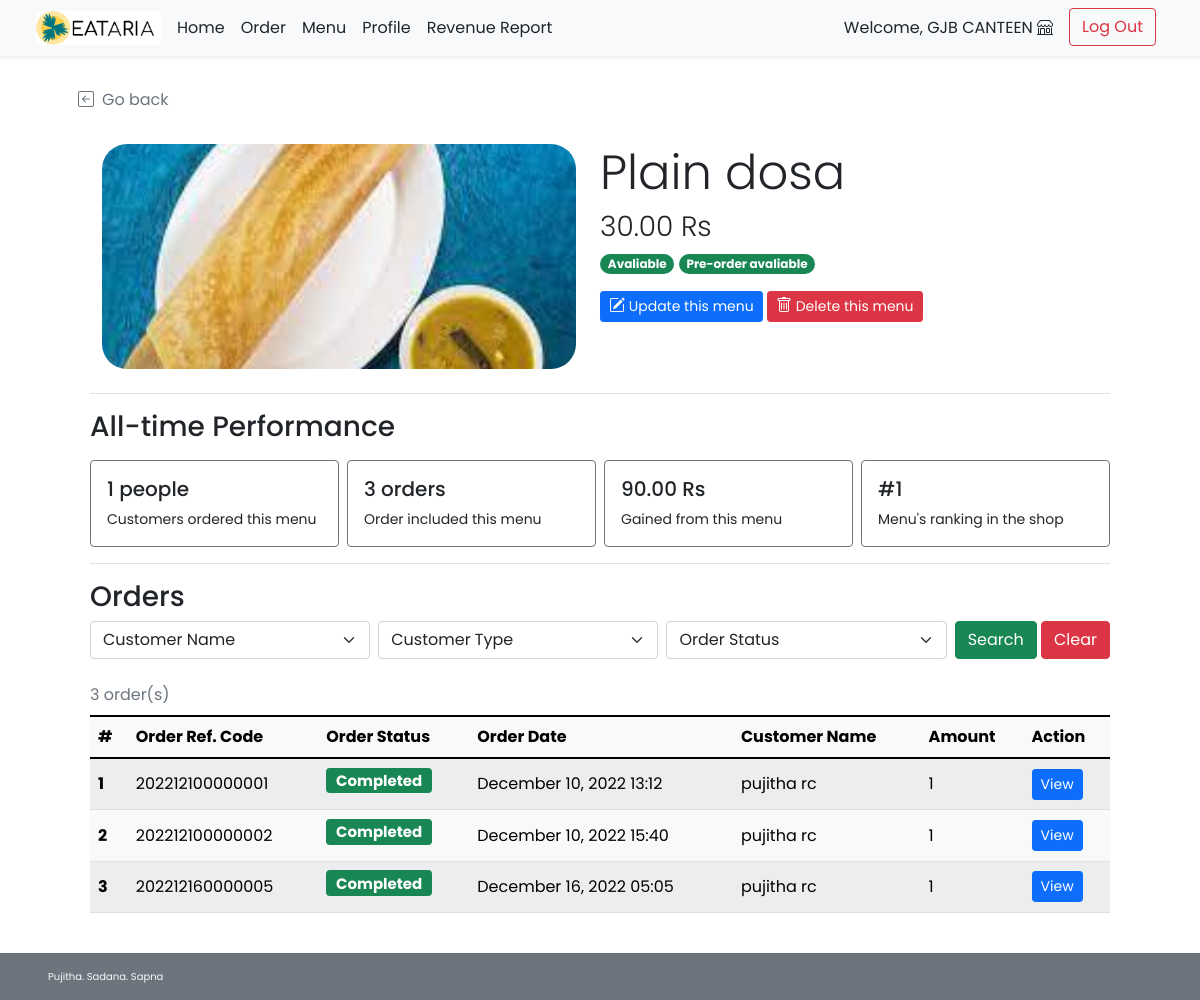
/shop/shop_menu_detail.php?f_id=2 (signed in), run on an earlier commit of the app's database.
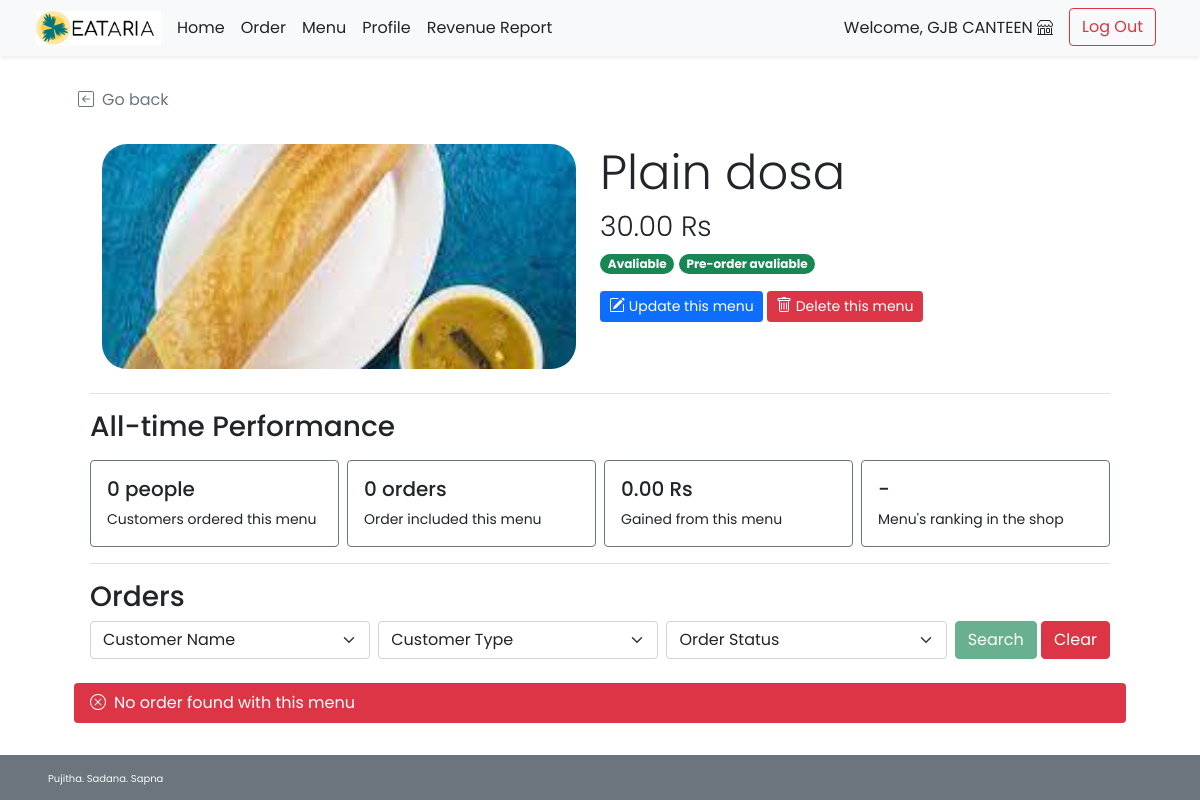
And on a later commit of the database.
### tables this page shows
CREATE TABLE `food` (
  `f_id` int(11) NOT NULL,
  `s_id` int(11) NOT NULL,
  `f_name` varchar(100) NOT NULL,
  `f_price` decimal(6,2) NOT NULL,
  `f_todayavail` tinyint(4) NOT NULL DEFAULT 1 COMMENT 'Food is available to order or not\r\n',
  `f_preorderavail` tinyint(4) NOT NULL DEFAULT 1,
  `f_pic` text DEFAULT NULL
);

CREATE TABLE `order_header` (
  `orh_id` int(11) NOT NULL,
  `orh_refcode` varchar(15) DEFAULT NULL,
  `c_id` int(11) NOT NULL,
  `s_id` int(11) NOT NULL,
  `orh_ordertime` timestamp NOT NULL DEFAULT current_timestamp(),
  `orh_pickuptime` datetime NOT NULL,
  `orh_orderstatus` varchar(10) NOT NULL,
  `orh_finishedtime` datetime DEFAULT NULL
);

CREATE TABLE `customer` (
  `c_id` int(11) NOT NULL,
  `c_username` varchar(45) NOT NULL,
  `c_pwd` varchar(45) NOT NULL,
  `c_firstname` varchar(45) NOT NULL,
  `c_lastname` varchar(45) NOT NULL,
  `c_email` varchar(45) NOT NULL,
  `c_gender` varchar(1) NOT NULL COMMENT 'M for male, F for female',
  `c_type` varchar(3) NOT NULL COMMENT 'STD for student\r\nINS for instructor\r\nSTF for staff\r\nGUE for guest\r\nADM for admin\r\nOTH for others'
);

CREATE TABLE `order_detail` (
  `ord_id` int(11) NOT NULL,
  `orh_id` int(11) NOT NULL,
  `f_id` int(11) NOT NULL,
  `ord_amount` int(11) NOT NULL,
  `ord_buyprice` decimal(6,2) NOT NULL COMMENT 'To keep the snapshot menu cost at the time of the purchase',
  `ord_note` text DEFAULT NULL
);

### shop/shop_menu_detail.php (the view, shortened to what the rows shown need)
<!DOCTYPE html>
<html lang="en">
<head>
    <?php
        include("../conn_db.php");
        include('../head.php');
        $s_id = $_SESSION["sid"];
    ?>
    <link href="../css/main.css" rel="stylesheet">
    <link href="../css/menu.css" rel="stylesheet">
</head>
<body class="d-flex flex-column h-100">
    <?php
        $f_id = $_GET["f_id"];
        $query = "SELECT f.f_name,f.f_price,f.f_todayavail,f.f_preorderavail,f.f_pic FROM food f WHERE f.f_id = $f_id LIMIT 0,1;";
        $result = $mysqli -> query($query);
        $food_row = $result -> fetch_array();
    ?>
    <div class="container px-5 py-4" id="shop-body">
        <div class="container row row-cols-6 row-cols-md-12 g-5 pt-4 mb-4" id="shop-header">
            <div class="rounded-25 col-6" id="shop-img" style="
                    background: url(
                        <?php
                            if(is_null($food_row["f_pic"])){echo "'../img/default.png'";}
                            else{echo "'../img/{$food_row['f_pic']}'";}
                        ?>
                    ) center; height: 225px;
                    background-size: cover; background-repeat: no-repeat;
                    background-position: center;">
            </div>
            <div class="col-6">
                <h1 class="display-5 strong"><?php echo $food_row["f_name"];?></h1>
                <h3 class="fw-light"><?php echo $food_row["f_price"]?> Rs</h3>
                <ul class="list-unstyled">
                    <li class="my-2">
                    </li>
                </ul>
        <a class="btn btn-sm btn-primary mt-2 mt-md-0" href="shop_menu_edit.php?f_id=<?php echo $f_id?>">
            Update this menu
        </a>
        <a class="btn btn-sm btn-danger mt-2 mt-md-0" href="shop_menu_delete.php?f_id=<?php echo $f_id?>">
            Delete this menu
        </a>
            </div>
        </div>
        <div class="container">
            <div class="row row-cols-2 row-cols-md-4 mb-3 g-2">
                <div class="col">
                    <div class="card border-secondary">
                        <div class="card-body">
                            <h5 class="card-title"><?php
                                    $rank_query = "SELECT f.f_id,RANK() OVER (ORDER BY SUM(ord.ord_buyprice*ord.ord_amount) DESC) AS rnk FROM food f
                                    INNER JOIN order_detail ord ON f.f_id = ord.f_id WHERE f.s_id = {$s_id} GROUP BY f.f_id;";
                                    $rank_result = $mysqli -> query($rank_query);
                                    $exists = 0;
                                    while ($row_rank = $rank_result -> fetch_array()){
                                        if($row_rank["f_id"]==$_GET["f_id"]){
                                            echo "#".$row_rank["rnk"];
                                            $exists = 1;
                                            break;
                                        }
                                    }if($exists==0){echo "-";}
                                ?></h5>
                            <p class="card-text small">Menu's ranking in the shop</p>
                        </div>
                    </div>
                </div>
            </div>
        </div>
        <?php
            if(isset($_GET["search"])){
                if($_GET["c_id"]!=''){ $cid_clause = " AND orh.c_id = '{$_GET['c_id']}';"; }else{ $cid_clause = ";";}
                $query = "SELECT orh.orh_id,orh.orh_refcode,orh.orh_ordertime,c.c_firstname,c.c_lastname,orh.orh_orderstatus,ord.ord_amount
                FROM order_header orh INNER JOIN order_detail ord ON orh.orh_id = ord.orh_id INNER JOIN customer c ON orh.c_id = c.c_id
                WHERE ord.f_id = {$f_id} AND c.c_type LIKE '%{$_GET['ut']}%' AND orh.orh_orderstatus LIKE '%{$_GET['os']}%'".$cid_clause;
            }else{
                $query = "SELECT orh.orh_id,orh.orh_refcode,orh.orh_ordertime,c.c_firstname,c.c_lastname,orh.orh_orderstatus,ord.ord_amount
                FROM order_header orh INNER JOIN order_detail ord ON orh.orh_id = ord.orh_id
                INNER JOIN customer c ON orh.c_id = c.c_id WHERE ord.f_id = {$f_id};";
            }
            $result = $mysqli -> query($query);
            $numrow = $result -> num_rows;
            if($numrow > 0){
        ?>
        <div class="container align-items-stretch">
            <div class="table-responsive">
            <table class="table rounded-5 table-light table-striped table-hover align-middle caption-top mb-3">
                <caption><?php echo $numrow;?> order(s) <?php if(isset($_GET["search"])){?><br /><a
                        Result</a><?php } ?></caption>
                <thead class="bg-light">
                    <tr>
                        <th scope="col">#</th>
                        <th scope="col">Order Ref. Code</th>
                        <th scope="col">Order Status</th>
                        <th scope="col">Order Date</th>
                        <th scope="col">Customer Name</th>
                        <th scope="col">Amount</th>
                        <th scope="col">Action</th>
                    </tr>
                </thead>
                <tbody>
                    <?php $i=1; while($row = $result -> fetch_array()){ ?>
                    <tr>
                        <th><?php echo $i++;?></th>
                        <td><?php echo $row["orh_refcode"];?></td>
                        <td>
                            <?php if($row["orh_orderstatus"]=="ACPT"){ ?>
                                <h5><span class="fw-bold badge bg-info text-dark">Accepted</span></h5>
                            <?php }else if($row["orh_orderstatus"]=="PREP"){ ?>
                                <h5><span class="fw-bold badge bg-warning text-dark">Preparing</span></h5>
                            <?php }else if($row["orh_orderstatus"]=="RDPK"){ ?>
                                <h5><span class="fw-bold badge bg-primary text-white">Ready to pick up</span></h5>
                            <?php }else if($row["orh_orderstatus"]=="FNSH"){?>
                                <h5><span class="fw-bold badge bg-success text-white">Completed</span></h5>
                            <?php } ?>
                        </td>
                        <td><?php
                        $order_time = (new Datetime($row["orh_ordertime"])) -> format("F j, Y H:i");
                        echo $order_time;
                        ?></td>
                        <td><?php echo $row["c_firstname"]." ".$row["c_lastname"];?></td>
                        <td><?php echo $row["ord_amount"];?></td>
                        <td><a href="shop_order_detail.php?orh_id=<?php echo $row["orh_id"]?>" class="btn btn-sm btn-primary">View</a></td>
                    </tr>
                    <?php } ?>
                </tbody>
            </table>
        </div>
        </div>
        <?php } ?>
    </div>
</body>
</html>

What changed in the data, as far as the page shows it:
removed order_header: orh_refcode "202212100000001", orh_orderstatus "Completed", orh_ordertime "December 10, 2022 13:12", c.c_firstname "pujitha", c.c_lastname "rc", order_detail.ord_amount "1"
removed order_header: orh_refcode "202212100000002", orh_orderstatus "Completed", orh_ordertime "December 10, 2022 15:40", c.c_firstname "pujitha", c.c_lastname "rc", order_detail.ord_amount "1"
removed order_header: orh_refcode "202212160000005", orh_orderstatus "Completed", orh_ordertime "December 16, 2022 05:05", c.c_firstname "pujitha", c.c_lastname "rc", order_detail.ord_amount "1"
Also different on the page:
$count_result["cnt"]: "1" → "0"
$count_result["cnt"]: "3" → "0"
$count_result["prf"]: "90.00" → (not shown)
$numrow: "3" → (not shown)
text no longer shown: "order(s) # Order Ref. Code Order Status Order Date Customer Name Amount Action"
text now shown: "0.00 - No order found with this menu"
